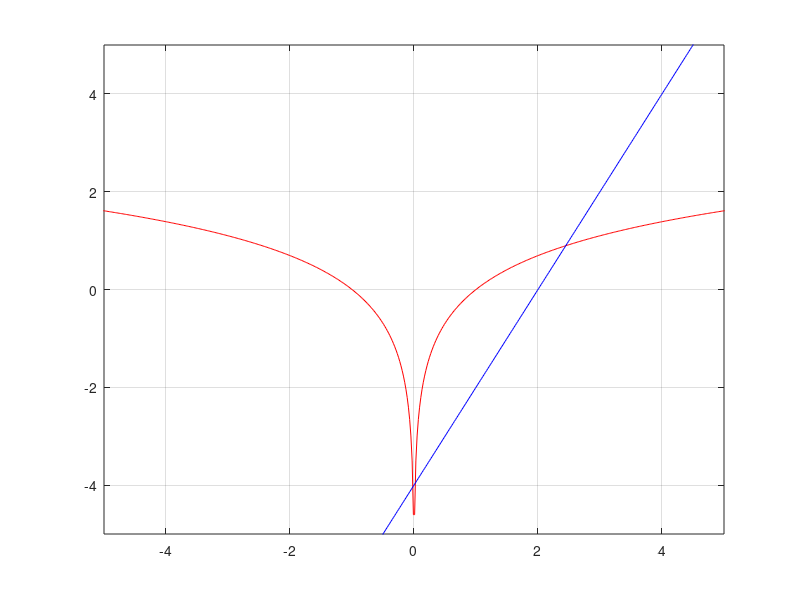

The MATLAB source for this figure: (Note: this script raises an error after producing the figure.)
%a
f =@(x) log(abs(x));
g = @(x) 2.*x-4;
h = @(x) log(abs(x))-2.*x+4

xx = linspace(-10,10,1000);

plot(xx,f(xx),'r',xx,g(xx),'b')
axis([-5 5 -5 5])
grid on

%b
format long
[c, yc, difck] = cordafalsa(h, 0.001, 0.5, 0.5.*10.^-8, 200)

% ao fim de  iterações (menos que o metodo bissec) obteve-se  0.019026025160720 
% como valor da aproximação do zero(alpha) e como 0.000000004130598 <
% 0.5*10^-8 a aproximação está correta